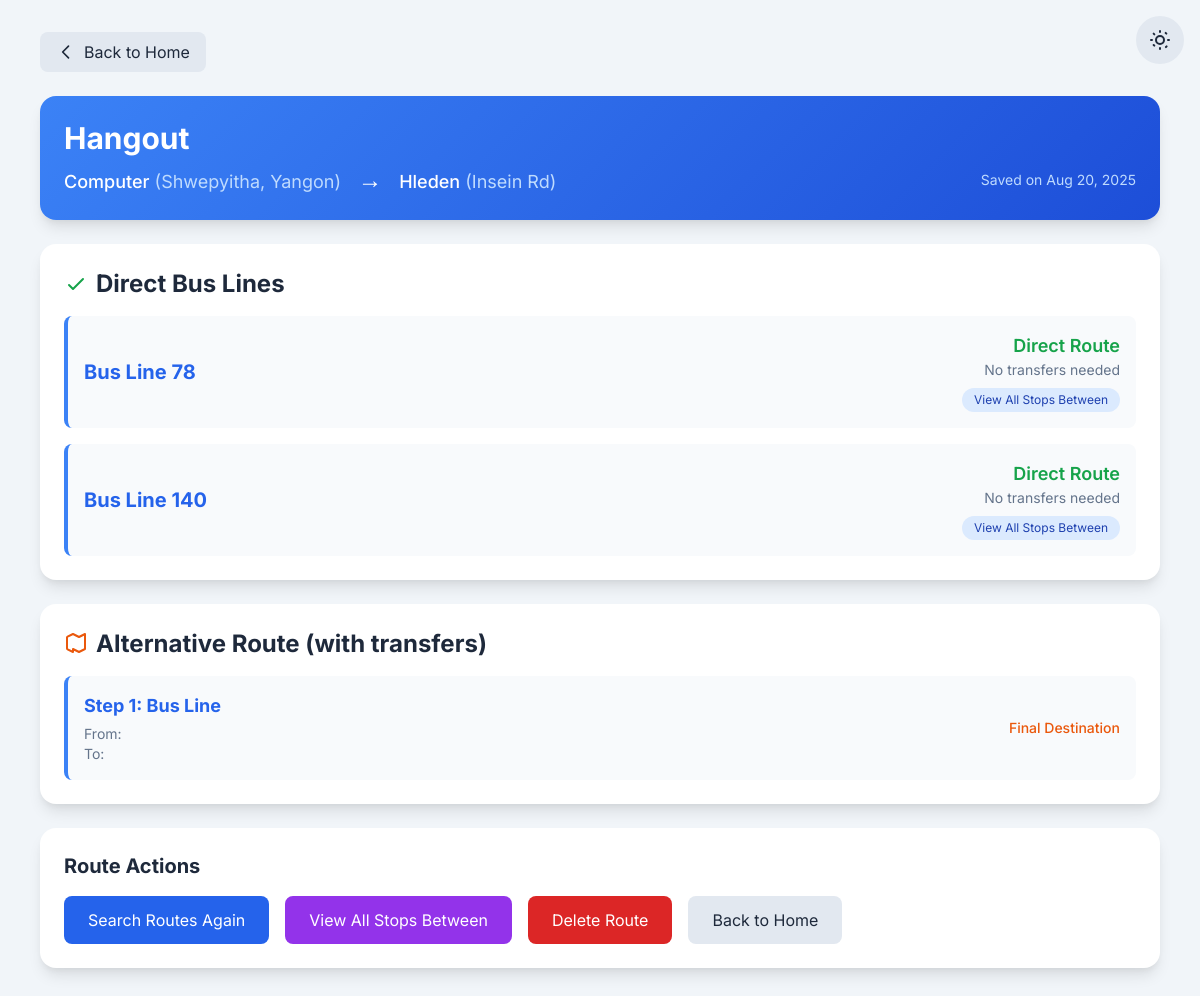
Screenshot of /view-route/6/ (signed in) with the database file from the repository.
### bus_routes/models.py (models this page shows, shortened)
class SavedRoute(models.Model):
    user = models.ForeignKey(User, on_delete=models.CASCADE, related_name='saved_routes')
    start_stop = models.ForeignKey(BusStop, on_delete=models.CASCADE, related_name='routes_as_start')
    end_stop = models.ForeignKey(BusStop, on_delete=models.CASCADE, related_name='routes_as_end')
    name = models.CharField(max_length=100, blank=True, null=True)
    created_at = models.DateTimeField(auto_now_add=True)
    class Meta:
        verbose_name = "Saved Route"
        verbose_name_plural = "Saved Routes"
        ordering = ['-created_at']

class BusStop(models.Model):
    name_mm = models.CharField(max_length=255, verbose_name="Stop Name (Myanmar)")
    name_en = models.CharField(max_length=255, verbose_name="Stop Name (English)")
    road_name_mm = models.CharField(max_length=255, blank=True, null=True, verbose_name="Road Name (Myanmar)")
    road_name_en = models.CharField(max_length=255, blank=True, null=True, verbose_name="Road Name (English)")
    latitude = models.DecimalField(max_digits=9, decimal_places=6, null=True, blank=True, verbose_name="Latitude")
    longitude = models.DecimalField(max_digits=9, decimal_places=6, null=True, blank=True, verbose_name="Longitude")
    class Meta:
        verbose_name = "Bus Stop"
        verbose_name_plural = "Bus Stops"
        unique_together = (('name_mm', 'road_name_mm'), ('name_en', 'road_name_en'))

class BusLine(models.Model):
    line_number = models.IntegerField(unique=True, verbose_name="Bus Line Number")
    description = models.TextField(blank=True, verbose_name="Description")
    class Meta:
        verbose_name = "Bus Line"
        verbose_name_plural = "Bus Lines"

### bus_routes/views.py (the view)
# urls.py: path('view-route/<int:route_id>/', views.view_saved_route, name='view_saved_route'),
@login_required
def view_saved_route(request, route_id):
    saved_route = get_object_or_404(SavedRoute, id=route_id, user=request.user)
    start_stop = saved_route.start_stop
    end_stop = saved_route.end_stop
    direct_bus_lines = BusLine.objects.filter(
        route_segments__bus_stop=start_stop
    ).filter(
        route_segments__bus_stop=end_stop
    ).distinct().order_by('line_number')
    shortest_path = find_shortest_path(start_stop.id, end_stop.id)
    results = []
    if direct_bus_lines.exists():
        direct_lines_result = {
            'type': 'direct',
            'bus_lines': list(direct_bus_lines),
            'start_stop': start_stop,
            'end_stop': end_stop
        }
        results.append(direct_lines_result)
    if shortest_path:
        results.append({
            'type': 'shortest_path',
            'path': shortest_path,
            'start_stop': start_stop,
            'end_stop': end_stop
        })
    return render(request, 'view_saved_route.html', {
        'saved_route': saved_route,
        'results': results,
        'start_stop': start_stop,
        'end_stop': end_stop,
        'error_message': None if results else "No routes found between these stops."
    })

### templates/view_saved_route.html (shortened to what this page needs)
<!DOCTYPE html>
<html lang="en">
<head>
    {% load static %}
    <script src="https://cdn.tailwindcss.com"></script>
</head>
<body class="min-h-screen">
    <div class="fixed top-4 right-4 z-50">
        <button id="theme-toggle" class="p-3 rounded-full bg-secondary text-main-color hover:bg-gray-300 dark-theme:hover:bg-slate-600 transition-all duration-200">
        </button>
    </div>
    <div class="container mx-auto px-4 py-8 max-w-6xl">
        <div class="mb-6">
            <a href="{% url 'home' %}" class="inline-flex items-center px-4 py-2 bg-secondary text-main-color rounded-lg hover:bg-gray-300 dark-theme:hover:bg-slate-600 transition-all duration-200">
                <svg class="w-5 h-5 mr-2" fill="none" stroke="currentColor" viewBox="0 0 24 24">
                    <path stroke-linecap="round" stroke-linejoin="round" stroke-width="2" d="M15 19l-7-7 7-7"></path>
                </svg>
                Back to Home
            </a>
        </div>
        <div class="card p-6 mb-6 route-info">
            <h1 class="text-3xl font-bold mb-2">{{ saved_route.name }}</h1>
            <div class="flex flex-col sm:flex-row items-start sm:items-center justify-between">
                <div class="text-lg mb-2 sm:mb-0">
                    <span class="font-medium">{{ saved_route.start_stop.name_en }}</span>
                    {% if saved_route.start_stop.road_name_en %}
                        <span class="text-blue-200">({{ saved_route.start_stop.road_name_en }})</span>
                    {% endif %}
                    <span class="mx-3 text-2xl">→</span>
                    <span class="font-medium">{{ saved_route.end_stop.name_en }}</span>
                    {% if saved_route.end_stop.road_name_en %}
                        <span class="text-blue-200">({{ saved_route.end_stop.road_name_en }})</span>
                    {% endif %}
                </div>
                <div class="text-sm text-blue-200">
                    Saved on {{ saved_route.created_at|date:"M d, Y" }}
                </div>
            </div>
        </div>
        {% if results %}
            {% for result in results %}
                <div class="card p-6 mb-6">
                    {% if result.type == 'direct' %}
                        <h2 class="text-2xl font-bold text-main-color mb-4 flex items-center">
                            <svg class="w-6 h-6 mr-2 text-green-600" fill="none" stroke="currentColor" viewBox="0 0 24 24">
                                <path stroke-linecap="round" stroke-linejoin="round" stroke-width="2" d="M5 13l4 4L19 7"></path>
                            </svg>
                            Direct Bus Lines
                        </h2>
                        <div class="grid gap-4">
                            {% for bus_line in result.bus_lines %}
                                <div class="bus-line-card p-4 rounded-lg">
                                    <div class="flex items-center justify-between">
                                        <div>
                                            <h3 class="text-xl font-bold text-blue-600 dark-theme:text-blue-400">Bus Line {{ bus_line.line_number }}</h3>
                                        </div>
                                        <div class="text-right">
                                            <div class="text-lg font-semibold text-green-600">Direct Route</div>
                                            <div class="text-sm text-secondary-color">No transfers needed</div>
                                            <a href="{% url 'search_route' %}?search_type=between_stops&start_stop={{ saved_route.start_stop.name_en }}{% if saved_route.start_stop.road_name_en %} ({{ saved_route.start_stop.road_name_en }}){% endif %}&end_stop={{ saved_route.end_stop.name_en }}{% if saved_route.end_stop.road_name_en %} ({{ saved_route.end_stop.road_name_en }}){% endif %}&bus_line={{ bus_line.line_number }}"
                                               class="inline-block mt-2 px-3 py-1 bg-blue-100 text-blue-800 text-xs rounded-full hover:bg-blue-200 transition-all duration-200 dark-theme:bg-blue-900 dark-theme:text-blue-200">
                                                View All Stops Between
                                            </a>
                                        </div>
                                    </div>
                                </div>
                            {% endfor %}
                        </div>
                    {% elif result.type == 'shortest_path' %}
                        <h2 class="text-2xl font-bold text-main-color mb-4 flex items-center">
                            <svg class="w-6 h-6 mr-2 text-orange-600" fill="none" stroke="currentColor" viewBox="0 0 24 24">
                                <path stroke-linecap="round" stroke-linejoin="round" stroke-width="2" d="M9 20l-5.447-2.724A1 1 0 013 16.382V5.618a1 1 0 01.553-.894L9 2l6 3 6-3v15l-6 3-6-3z"></path>
                            </svg>
                            Alternative Route (with transfers)
                        </h2>
                        <div class="space-y-4">
                            {% for step in result.path %}
                                <div class="bus-line-card p-4 rounded-lg">
                                    <div class="flex items-center justify-between">
                                        <div>
                                            <h3 class="text-lg font-bold text-blue-600 dark-theme:text-blue-400">
                                                Step {{ forloop.counter }}: Bus Line {{ step.bus_line.line_number }}
                                            </h3>
                                            <div class="text-sm text-secondary-color mt-1">
                                                From:
                                                <br>
                                                To:
                                            </div>
                                        </div>
                                        <div class="text-right">
                                            <div class="text-sm font-medium text-orange-600">
                                                {% if not forloop.last %}Transfer Required{% else %}Final Destination{% endif %}
                                            </div>
                                        </div>
                                    </div>
                                </div>
                            {% endfor %}
                        </div>
                    {% endif %}
                </div>
            {% endfor %}
        {% endif %}
        <div class="card p-6 mt-6">
            <h3 class="text-xl font-bold text-main-color mb-4">Route Actions</h3>
            <div class="flex flex-col sm:flex-row space-y-2 sm:space-y-0 sm:space-x-4">
                <a href="{% url 'search_route' %}?search_type=bus_stop&start_stop={{ saved_route.start_stop.name_en }}{% if saved_route.start_stop.road_name_en %} ({{ saved_route.start_stop.road_name_en }}){% endif %}&end_stop={{ saved_route.end_stop.name_en }}{% if saved_route.end_stop.road_name_en %} ({{ saved_route.end_stop.road_name_en }}){% endif %}"
                   class="px-6 py-3 bg-blue-600 text-white rounded-lg hover:bg-blue-700 transition-all duration-200 text-center">
                    Search Routes Again
                </a>
               <a href="{% url 'search_route' %}?search_type=between_stops&start_stop={{ saved_route.start_stop.name_en }}{% if saved_route.start_stop.road_name_en %} ({{ saved_route.start_stop.road_name_en }}){% endif %}&end_stop={{ saved_route.end_stop.name_en }}{% if saved_route.end_stop.road_name_en %} ({{ saved_route.end_stop.road_name_en }}){% endif %}"
                    class="px-6 py-3 bg-purple-600 text-white rounded-lg hover:bg-purple-700 transition-all duration-200 text-center">
                        View All Stops Between
                    </a>
                <a href="{% url 'delete_saved_route' saved_route.id %}"
                   class="px-6 py-3 bg-red-600 text-white rounded-lg hover:bg-red-700 transition-all duration-200 text-center"
                   onclick="return confirm('Are you sure you want to delete this saved route?')">
                    Delete Route
                </a>
                <a href="{% url 'home' %}"
                   class="px-6 py-3 bg-secondary text-main-color rounded-lg hover:bg-gray-300 dark-theme:hover:bg-slate-600 transition-all duration-200 text-center">
                    Back to Home
                </a>
            </div>
        </div>
    </div>
</body>
</html>

### templates/view_saved_route.html (style rules this page uses)
body { font-family: 'Inter', sans-serif; background-color: #f1f5f9; color: #1e293b; transition: background-color 0.3s ease, color 0.3s ease; }
.card { background-color: white; transition: all 0.3s ease; border-radius: 1rem; overflow: hidden; box-shadow: 0 10px 15px -3px rgba(0, 0, 0, 0.1), 0 4px 6px -2px rgba(0, 0, 0, 0.05); }
.text-main-color { color: #1e293b; }
.text-secondary-color { color: #64748b; }
.bg-secondary { background-color: #e2e8f0; }
.route-info { background: linear-gradient(135deg, #3b82f6, #1d4ed8); color: white; }
.bus-line-card { background-color: #f8fafc; border-left: 4px solid #3b82f6; transition: all 0.2s ease; }

### rows the page displays
SavedRoute: name "Hangout", start_stop.name_en "Computer", start_stop.road_name_en "Shwepyitha, Yangon", end_stop.name_en "Hleden", end_stop.road_name_en "Insein Rd", created_at "Aug 20, 2025"
BusLine: line_number "78"
BusLine: line_number "140"
